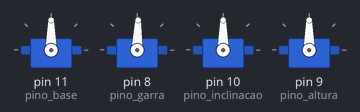
This sketch was run on a simulated Arduino Uno, built with avr-gcc and run on an emulated ATmega328P. Parts: 4 × servo. What the sketch prints to the serial monitor is not drawn.

Above: at 0.05 s.
At 0.65 s:
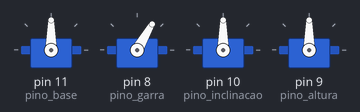
At 1.25 s:
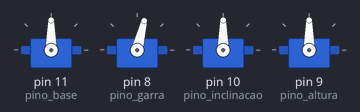
Timing chart, 0 to 3.5 s (numbered marks = the images above):
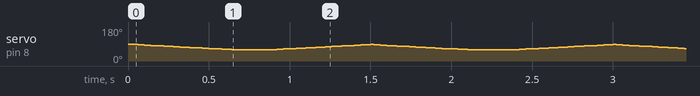

The sketch:

testeGarra.ino
```cpp
#include <VarSpeedServo.h>

/*
Mostra a distância medida por um sensor ultrassônico.
*/
int PinTrigger = 4;                           // Pino usado para disparar os pulsos do sensor
int PinEcho = 5;                              // pino usado para ler a saída do sensor
const float VelocidadeSom_mpors = 340;        // em metros por segundo
const float VelocidadeSom_mporus = 0.000340;  // em metros por microssegundo

float distM = 0;
float distC = 0;

VarSpeedServo servo_base;
VarSpeedServo servo_altura;
VarSpeedServo servo_inclinacao;
VarSpeedServo servo_garra;

const int pino_base = 11;
const int pino_inclinacao = 10;
const int pino_altura = 9;
const int pino_garra = 8;

int i = 0;
bool aux = true;
bool ajuste = false;
bool segurando = false;
bool solte = false;

void setup() {
  // put your setup code here, to run once:


  // Configura pino de Trigger como saída
  pinMode(PinTrigger, OUTPUT);
  // Configura pino de Trigger com nível baixo
  digitalWrite(PinTrigger, LOW);
  // configura pino ECHO como entrada
  pinMode(PinEcho, INPUT);
  // Inicializa a porta serial

  Serial.begin(9600);

  servo_base.attach(pino_base, 1, 180);
  servo_garra.attach(pino_garra, 1, 180);
  servo_inclinacao.attach(pino_inclinacao, 1, 180);
  servo_altura.attach(pino_altura, 1, 180);

  servo_base.slowmove(90, 30);
  servo_garra.slowmove(1, 30);
  servo_inclinacao.slowmove(90, 30);
  servo_altura.slowmove(90, 30);

}

void loop() {
  // put your main code here, to run repeatedly:
  Serial.print(i);
  servo_garra.slowmove(1, 30);
  delay(300);
  servo_garra.slowmove(30, 30);
  delay(300);
  servo_garra.slowmove(60, 30);
  delay(300);
  servo_garra.slowmove(90, 30);
  delay(300);
  servo_garra.slowmove(120, 30);
  delay(300);
  i++;
}
```
